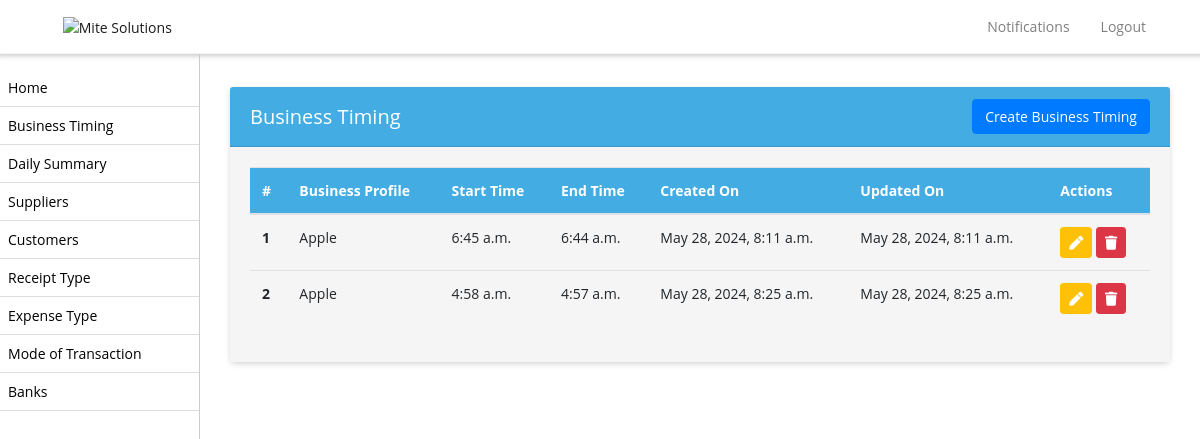
/business-timing-list/ (signed in), run on an earlier commit of the app's database.
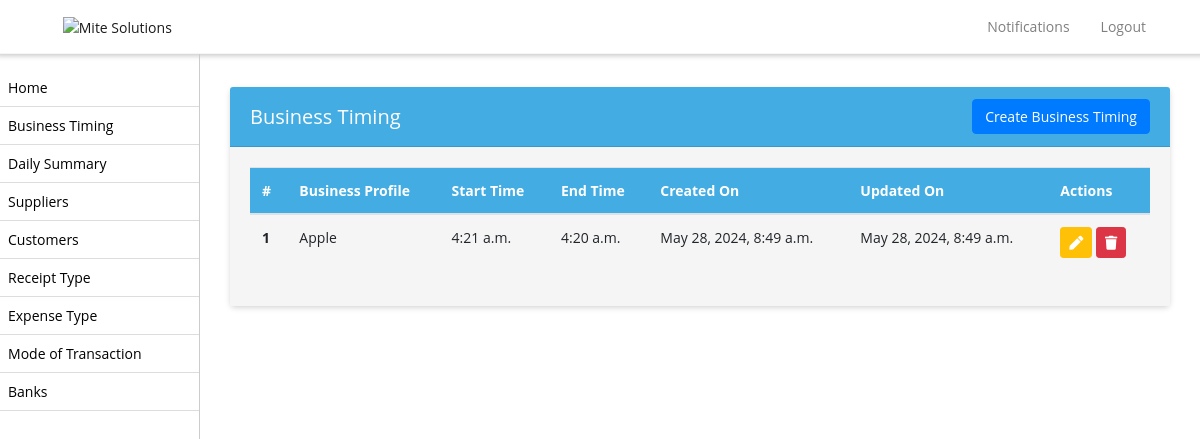
And on a later commit of the database.
### biztrackapp/models.py (models this page shows, shortened)
class BusinessTiming(models.Model):
    business_profile = models.ForeignKey(BusinessProfile,on_delete=models.CASCADE, null=True)
    business_start_time = models.TimeField(null=True, blank=True)
    business_end_time = models.TimeField(null=True, blank=True)
    created_on = models.DateTimeField(auto_now_add=True, null=True)
    updated_on = models.DateTimeField(auto_now_add=True, null=True)

class BusinessProfile(models.Model):
    name = models.CharField(max_length=64, blank=False, default=None, null=True)
    license_number = models.CharField(max_length=255)
    license_expiration = models.DateField(null=True)
    license_upload = models.FileField(upload_to='licenses')
    shop_phone_number = models.CharField(max_length=25)
    vat_percentage = models.DecimalField(max_digits=5, decimal_places=2)
    vat_number = models.CharField(max_length=255)
    vat_submission_date_1 = models.DateField(null=True)
    vat_submission_date_2 = models.DateField(null=True)
    vat_submission_date_3 = models.DateField(null=True)
    vat_certificate_upload = models.FileField(upload_to='vat_certificates')
    address = models.TextField()
    license_expiration_reminder_days = models.PositiveIntegerField(verbose_name='License Expiration Reminder (days)')
    vat_submission_date_reminder_days = models.PositiveIntegerField(null=True, verbose_name='VAT Submission Date Reminder (days)')
    employee_visa_expiration_reminder_days = models.PositiveIntegerField(null=True, verbose_name='Employee Visa Expiration Reminder (days)')
    employee_passport_expiration_reminder_days = models.PositiveIntegerField(null=True, verbose_name='Employee Passport Expiration Reminder (days)')
    business_start_time = models.TimeField(null=True, blank=True)
    business_end_time = models.TimeField(null=True, blank=True)
    created_on = models.DateTimeField(auto_now_add=True, null=True)

### biztrackapp/views.py (the view)
# urls.py: path('business-timing-list/', business_timing_list, name='business_timing_list'),
def business_timing_list(request):
    shop_admin = get_object_or_404(ShopAdmin, user=request.user)
    business_profile = get_object_or_404(BusinessProfile, name=shop_admin.shop.name)
    business_timings = BusinessTiming.objects.filter(business_profile=business_profile)
    return render(request, 'business_timing_list.html', {'business_timings': business_timings})

### biztrackapp/templates/business_timing_list.html (shortened to what this page needs)
{% extends 'base.html' %}
{% block content %}
<div class="container mt-3">
    <div class="card">
        <div class="card-header d-flex justify-content-between align-items-center">
            <h5 class="mb-0">Business Timing</h5>
            <a href="{% url 'create_business_timing' %}" class="btn btn-primary float-right">Create Business Timing</a>
        </div>
        <div class="card-body">
            <table class="table">
                <thead>
                    <tr>
                        <th>#</th>
                        <th>Business Profile</th>
                        <th>Start Time</th>
                        <th>End Time</th>
                        <th>Created On</th>
                        <th>Updated On</th>
                        <th>Actions</th>
                    </tr>
                </thead>
                <tbody>
                    {% for business_timing in business_timings %}
                    <tr>
                        <th scope="row">{{ forloop.counter }}</th>
                        <td>{{ business_timing.business_profile.name }}</td>
                        <td>{{ business_timing.business_start_time }}</td>
                        <td>{{ business_timing.business_end_time }}</td>
                        <td>{{ business_timing.created_on }}</td>
                        <td>{{ business_timing.updated_on }}</td>
                        <td>
                            <a href="{% url 'edit_business_timing' business_timing.id %}" class="btn btn-warning btn-sm"><i class="fas fa-pen text-white"></i></a>
                            <button class="btn btn-danger btn-sm" data-bs-toggle="modal" data-bs-target="#deleteModal{{ business_timing.id }}"><i class="fas fa-trash text-white"></i></button>
                        </td>
                    </tr>
                    {% endfor %}
                </tbody>
            </table>
        </div>
    </div>
</div>
{% endblock %}

What changed in the data, as far as the page shows it:
removed BusinessTiming: business_profile.name "Apple", business_start_time "6:45 a.m.", business_end_time "6:44 a.m.", created_on "May 28, 2024, 8:11 a.m.", updated_on "May 28, 2024, 8:11 a.m."
removed BusinessTiming: business_profile.name "Apple", business_start_time "4:58 a.m.", business_end_time "4:57 a.m.", created_on "May 28, 2024, 8:25 a.m.", updated_on "May 28, 2024, 8:25 a.m."
added BusinessTiming: business_profile.name "Apple", business_start_time "4:21 a.m.", business_end_time "4:20 a.m.", created_on "May 28, 2024, 8:49 a.m.", updated_on "May 28, 2024, 8:49 a.m."
